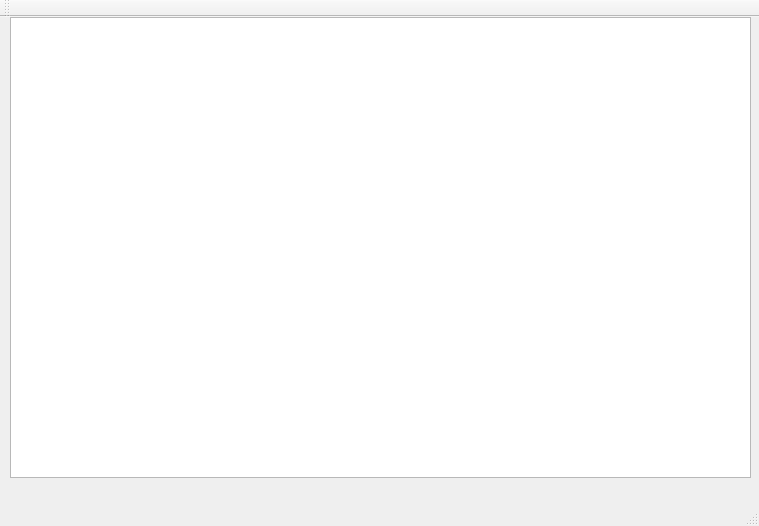
<?xml version="1.0" encoding="UTF-8"?>
<ui version="4.0">
 <class>MainWindow</class>
 <widget class="QMainWindow" name="MainWindow">
  <property name="geometry">
   <rect>
    <x>0</x>
    <y>0</y>
    <width>759</width>
    <height>526</height>
   </rect>
  </property>
  <property name="windowTitle">
   <string>MainWindow</string>
  </property>
  <widget class="QWidget" name="centralWidget">
   <widget class="QGraphicsView" name="graphicsView">
    <property name="geometry">
     <rect>
      <x>10</x>
      <y>0</y>
      <width>741</width>
      <height>461</height>
     </rect>
    </property>
   </widget>
  </widget>
  <widget class="QMenuBar" name="menuBar">
   <property name="geometry">
    <rect>
     <x>0</x>
     <y>0</y>
     <width>759</width>
     <height>19</height>
    </rect>
   </property>
  </widget>
  <widget class="QToolBar" name="mainToolBar">
   <attribute name="toolBarArea">
    <enum>TopToolBarArea</enum>
   </attribute>
   <attribute name="toolBarBreak">
    <bool>false</bool>
   </attribute>
  </widget>
  <widget class="QStatusBar" name="statusBar"/>
 </widget>
 <layoutdefault spacing="6" margin="11"/>
 <resources/>
 <connections/>
</ui>
